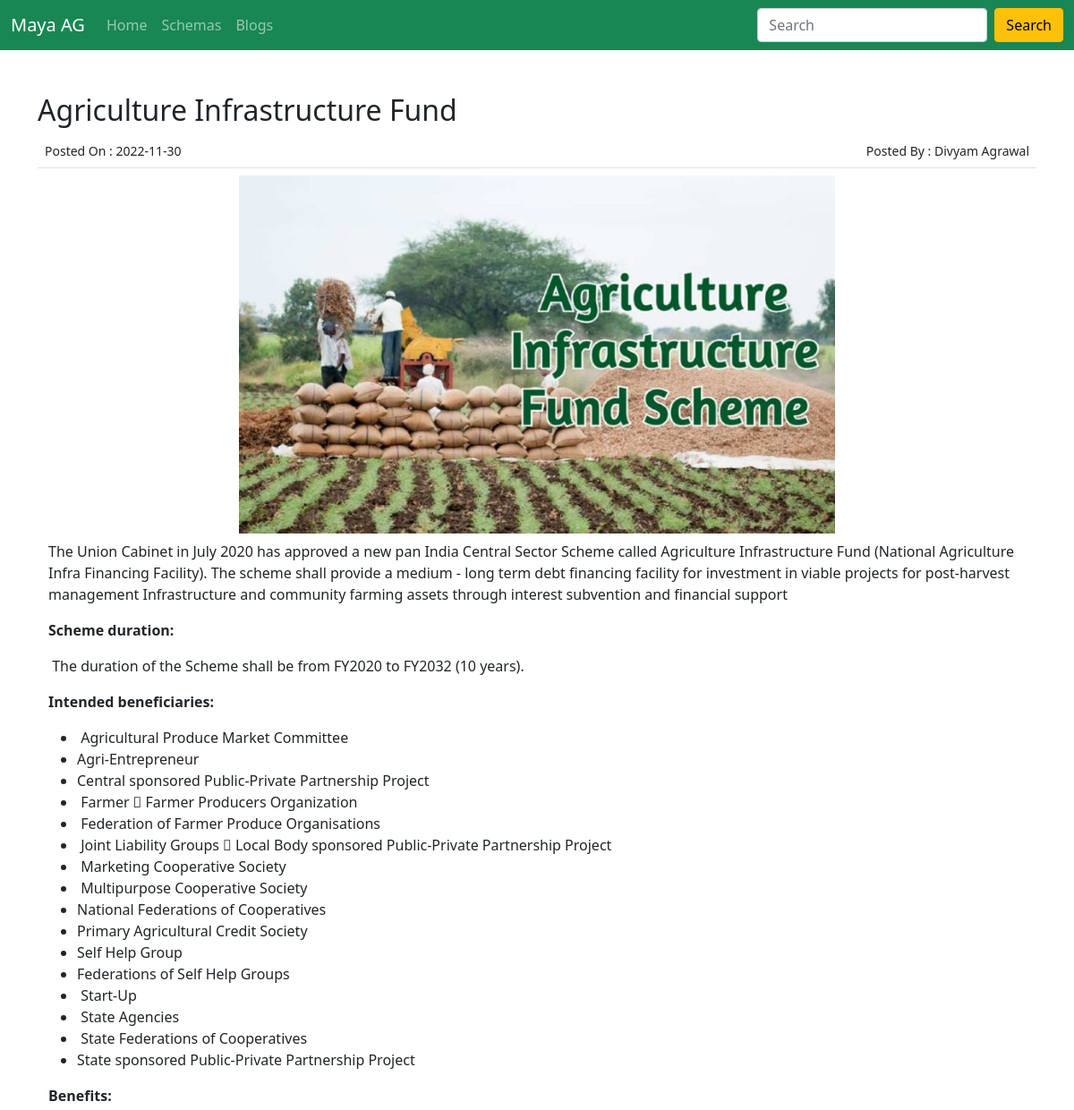
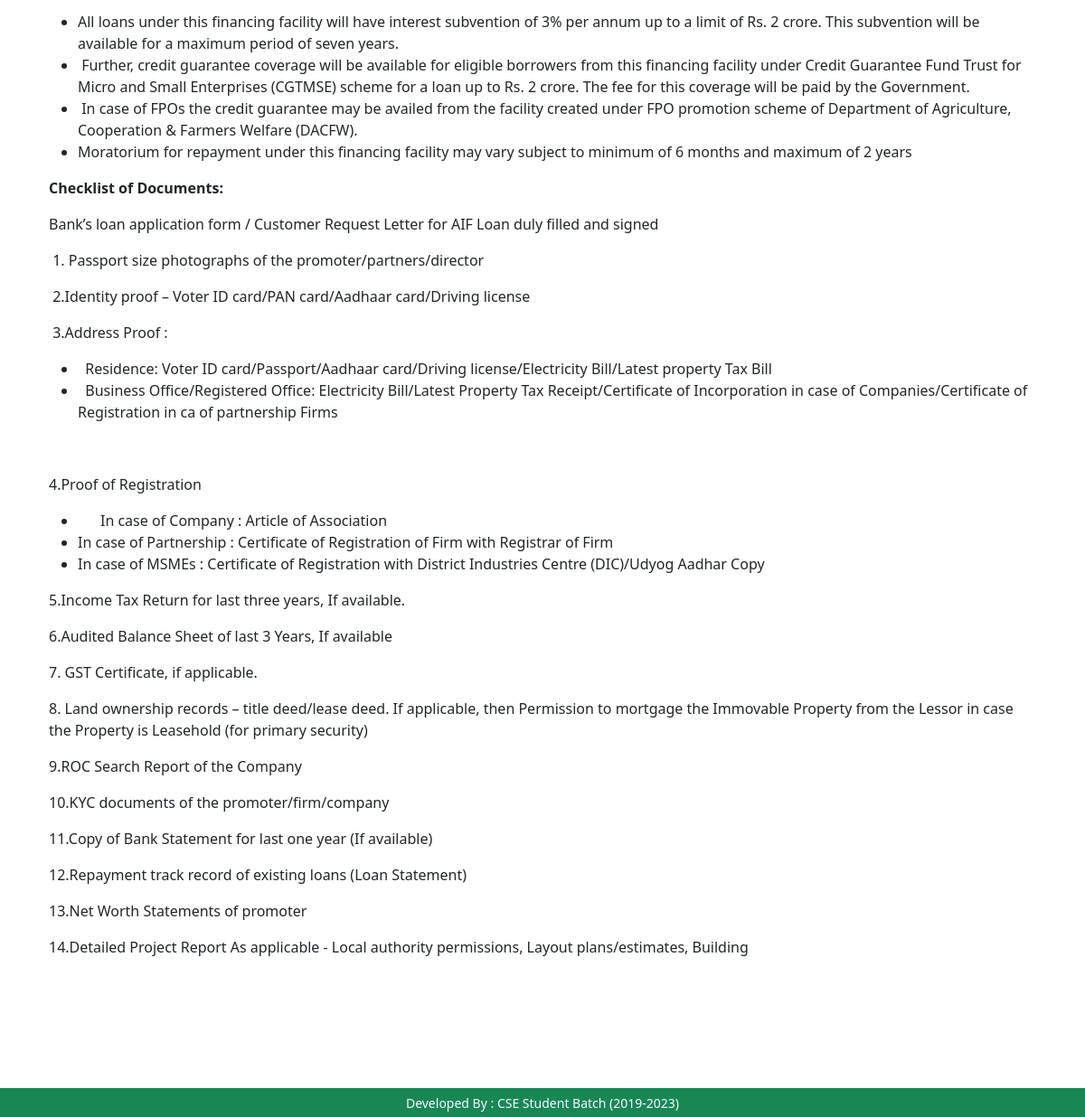
Screenshot of /details.php?id=26 with the database file from the repository (2 pictures, top to bottom).
### tables this page shows
CREATE TABLE `posts` (
  `id` bigint(20) NOT NULL,
  `title` varchar(255) NOT NULL,
  `author` varchar(50) NOT NULL,
  `type` varchar(20) NOT NULL,
  `date` date NOT NULL DEFAULT current_timestamp(),
  `description` text NOT NULL,
  `image` varchar(255) NOT NULL,
  `status` int(11) NOT NULL
);

### details.php (the view, shortened to what this page needs)
<?php
  include_once('./php/connect.php');
  if(isset($_GET['id']))
     $id = $_GET['id'];
  else
  $id =0;
  $sql = "select * from posts where id='$id' ";
  $result=mysqli_query($conn,$sql);
?>
<!DOCTYPE html>
<html lang="en">
  <head>
    <link
      href="https://cdn.jsdelivr.net/npm/bootstrap@5.0.2/dist/css/bootstrap.min.css"
      rel="stylesheet"
    />
  </head>
  <body>
    <nav class="navbar navbar-expand-lg navbar-dark bg-success">
      <div class="container-fluid">
        <a class="navbar-brand" href="./">Maya AG</a>
        <div class="collapse navbar-collapse" id="navbarSupportedContent">
          <ul class="navbar-nav me-auto mb-2 mb-lg-0">
            <li class="nav-item">
              <a class="nav-link" aria-current="page" href="./">Home</a>
            </li>
            <li class="nav-item">
              <a class="nav-link " href="./schemas.php
              ">Schemas</a>
            </li>
            <li class="nav-item">
              <a class="nav-link " href="./blogs.php
              ">Blogs</a>
            </li>
          </ul>
          <form class="d-flex" action="./search.php
          " method="get">
            <input
              class="form-control me-2"
              type="search"
              placeholder="Search"
              aria-label="Search"
              name="query"
            />
            <button class="btn btn-warning" type="submit">Search</button>
          </form>
        </div>
      </div>
    </nav>
    <div style="min-height: 90vh">
    <div class="container py-5 mw-100vw text-wrap " >
      <?php
           if(mysqli_num_rows($result)>0){
             $row = mysqli_fetch_assoc($result);
             $x=$row['image']!=''?$row['image']:'photos/blog.webp';
             echo '
              <div class="mw-100" >
                <h5 class="fs-2">'.$row['title'].'</h5>
                <div
                class="p-2 justify-content-between d-flex border-bottom text-dark"
                >
                <span style="font-size: 14px">Posted On : '.$row['date'].'</span>
                <span style="font-size: 14px">Posted By : '.$row['author'].'</span>
              </div>
            </div>
            <div class="container-fluid py-2" >
              <img
              src="'.$x.'"
              class="w-100"
              height="400px"
              style="object-fit: contain"
              alt=""
              />
            </div>
            <div class="container-fluid" style="overflow:scroll;overflow-y:hidden;">
              '.htmlspecialchars_decode($row['description']).'
          </div>
          ';
        }else {
          echo '<div>
            <h2 class="text-success text-center">Something went wrong ! May id not found !!!</h2>
          </div>';
        }
        ?>
        </div>
          </div>
          <footer>
          <div class="bg-success py-1 text-center text-light">
          <small> Developed By : CSE Student Batch (2019-2023) </small>
          </div>
          </footer>
  </body>
</html>

### rows the page displays
posts: title "Agriculture Infrastructure Fund", date "2022-11-30", author "Divyam Agrawal", image (picture), description "The Union Cabinet in July 2020 has approved a new pan India Central Sector Scheme called Agriculture Infrastructure Fund (National Agriculture Infra Financing Facility). The scheme shall provide a medium - long term debt financing facility for investment in viable projects for post-harvest management Infrastructure and community farming assets through interest subvention and financial support Scheme duration: The duration of the Scheme shall be from FY2020 to FY2032 (10 years). Intended beneficiaries: Agricultural Produce Market Committee Agri-Entrepreneur Central sponsored Public-Private Partnership Project Farmer  Farmer Producers Organization Federation of Farmer Produce Organisations…"
